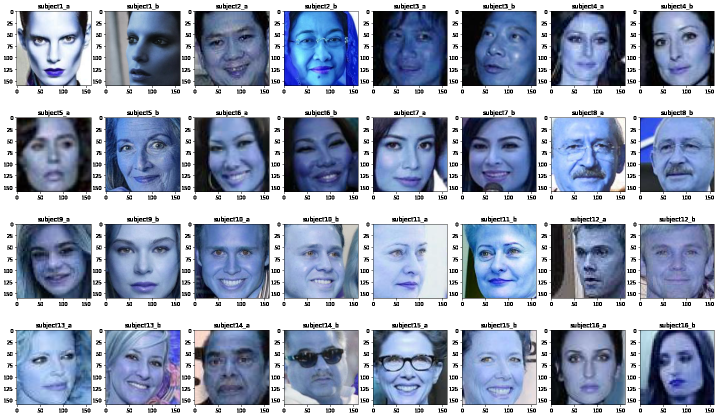
#> input picture image/IMAGE.png, 1436 x 833 px (shown at 1/2 size); its folder holds only this picture in this run
$ python -i generate_face_pairs.py   (imports and definitions only)
#> lines starting #> are read from the running program, lines starting #| are printed output that depends on the picture
import random
import os
import numpy as np
import pandas as pd
import cv2
import progressbar

BASE_DIR = os.path.abspath(os.path.dirname("__file__"))
VGG_TEST_SET_DIR = os.path.join(BASE_DIR, "data","vgg_face_2", "test_set")
NUMPY_DIR = os.path.join(BASE_DIR, "data","numpy_arrays")
HAARCASCADE_MODEL_PATH = os.path.join(BASE_DIR, "model_files", "haarcascade_frontalface_default.xml")
RANDOM_SEED = 1
NUMPY_SEED = 1

def face_detect(image,
                dim = (160,160)):
    '''
    Detect to detect and return face
    '''
    gray_img = cv2.cvtColor(image, cv2.COLOR_BGR2GRAY)
    faces = face_detector.detectMultiScale(gray_img, scaleFactor=1.10, minNeighbors=5, minSize=(40,40))
    if len(faces) != 1:
        return None
    (x, y, w, h) = faces[0]
    area_proportion = (w*h)/(gray_img.shape[0]*gray_img.shape[1])
    if area_proportion<=0.20:
        return None
    cropped_img = image[y:y+h, x:x+w]
    if dim:
        cropped_img = cv2.resize(cropped_img, dim, interpolation = cv2.INTER_AREA)

    return cropped_img

# [77 lines left out: function create_batch, not called in this run]

# [21 lines not run here, left out]

>>> import cv2
>>> picture = cv2.imread('image/IMAGE.png')
#> picture is the input picture: shape (833, 1436, 3); mean B, G, R 186.2, 163.9, 153.8
>>> result = face_detect(picture)
#> in face_detect, `gray_img = cv2.cvtColor(image, cv2.COLOR_BGR2GRAY)`:
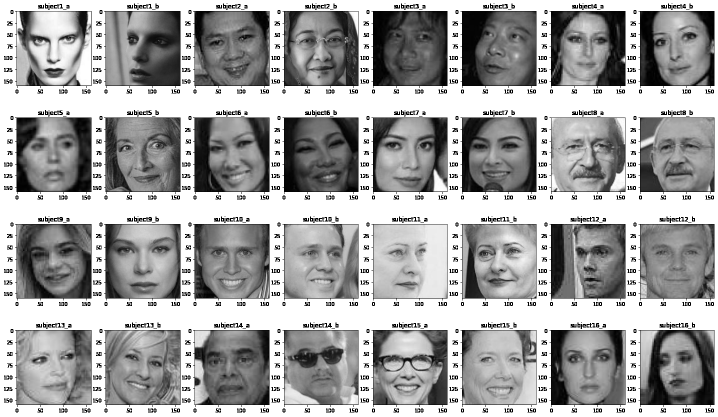
#> gray_img: shape (833, 1436) (shown at 1/2 size); min 0, max 255, mean 163.4
#> (the run stopped early here; a loop or call above may not have finished)
